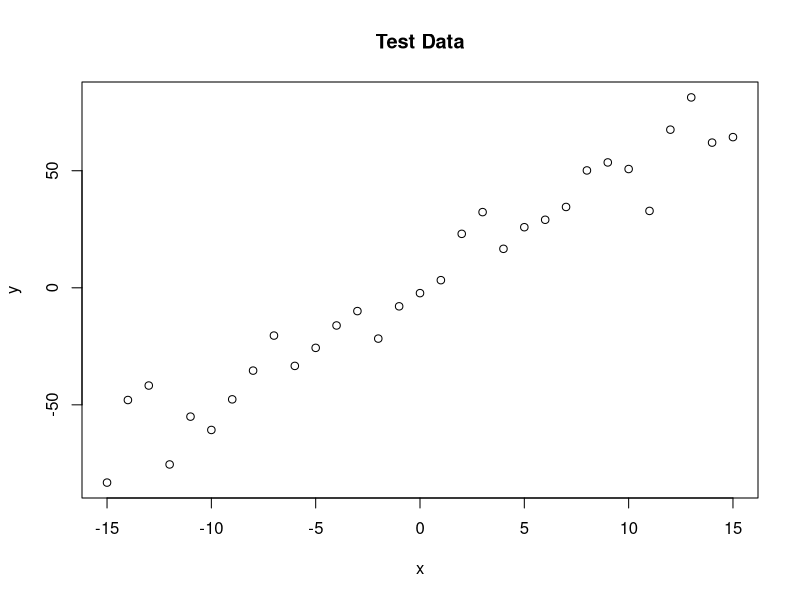
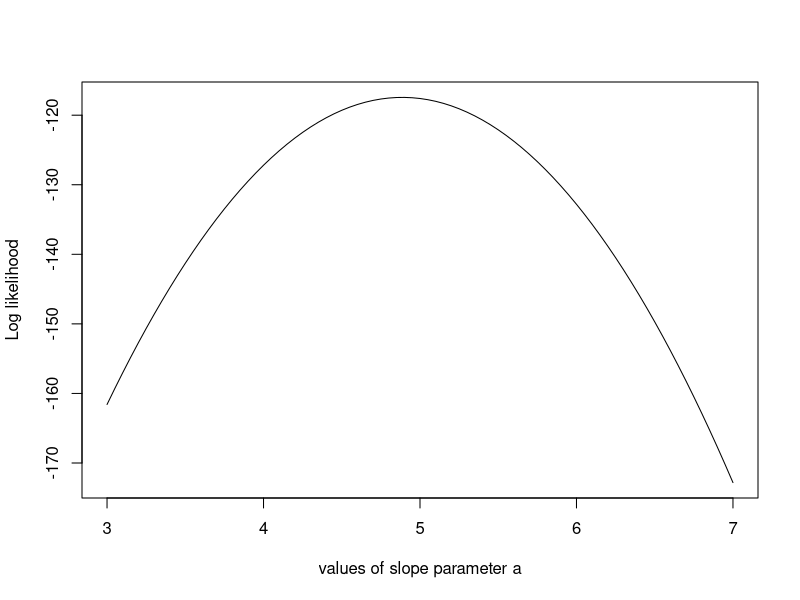
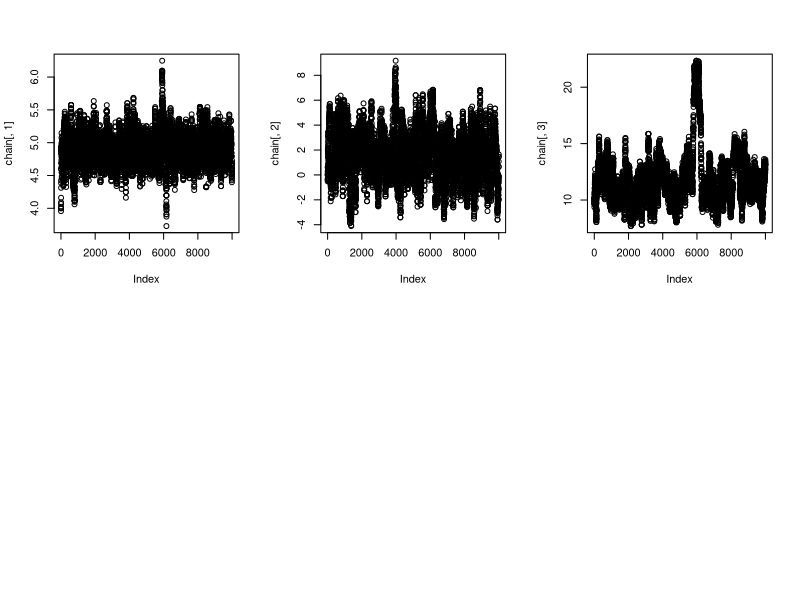

Source code (R) for these figures, in order: (Note: this script raises an error after producing the figures.)
trueA = 5
trueB = 0
trueSd = 10
sampleSize = 31

par(mfrow =c(1,1))
# create independent x-values
x =(-(sampleSize-1)/2):((sampleSize-1)/2)
# create dependent values according to ax + b + N(0,sd)
y = trueA * x + trueB + rnorm(n=sampleSize,mean=0,sd=trueSd)

plot(x,y, main="Test Data")



likelihood = function(param){
  a = param[1]
  b = param[2]
  sd = param[3]
  
  pred = a*x + b
  singlelikelihoods = dnorm(y, mean = pred, sd = sd, log = T)
  sumll = sum(singlelikelihoods)
  return(sumll)
}

# Example: plot the likelihood profile of the slope a
slopevalues = function(x){return(likelihood(c(x, trueB, trueSd)))}
slopelikelihoods = lapply(seq(3, 7, by=.05), slopevalues )
plot (seq(3, 7, by=.05), slopelikelihoods , type="l", xlab = "values of slope parameter a", ylab = "Log likelihood")



# Prior distribution
prior = function(param){
  a = param[1]
  b = param[2]
  sd = param[3]
  aprior = dunif(a, min=0, max=10, log = T)
  bprior = dnorm(b, sd = 5, log = T)
  sdprior = dunif(sd, min=0, max=30, log = T)
  return(aprior+bprior+sdprior)
}


posterior = function(param){
  return (likelihood(param) + prior(param))
}


proposalfunction = function(param){
  return(rnorm(3,mean = param, sd= c(0.1,0.5,0.3)))
}

run_metropolis_MCMC = function(startvalue, iterations){
  chain = array(dim = c(iterations+1,3))
  chain[1,] = startvalue
  for (i in 1:iterations){
    proposal = proposalfunction(chain[i,])
    
    probab = exp(posterior(proposal) - posterior(chain[i,]))
    if (runif(1) < probab){
      chain[i+1,] = proposal
    }else{
      chain[i+1,] = chain[i,]
    }
  }
  return(chain)
}

startvalue = c(4,0,10)
chain = run_metropolis_MCMC(startvalue, 10000)
par(mfrow = c(2,3))
plot(chain[,1])
plot(chain[,2])
plot(chain[,3])
dens(chain[,1])
dens(chain[,2])
dens(chain[,3])

burnIn = 5000
acceptance = 1-mean(duplicated(chain[-(1:burnIn),]))


par(mfrow = c(2,3))
hist(chain[-(1:burnIn),1],nclass=30, , main="Posterior of a", xlab="True value = red line" )
abline(v = mean(chain[-(1:burnIn),1]))
abline(v = trueA, col="red" )
hist(chain[-(1:burnIn),2],nclass=30, main="Posterior of b", xlab="True value = red line")
abline(v = mean(chain[-(1:burnIn),2]))
abline(v = trueB, col="red" )
hist(chain[-(1:burnIn),3],nclass=30, main="Posterior of sd", xlab="True value = red line")
abline(v = mean(chain[-(1:burnIn),3]) )
abline(v = trueSd, col="red" )
plot(chain[-(1:burnIn),1], type = "l", xlab="True value = red line" , main = "Chain values of a", )
abline(h = trueA, col="red" )
plot(chain[-(1:burnIn),2], type = "l", xlab="True value = red line" , main = "Chain values of b", )
abline(h = trueB, col="red" )
plot(chain[-(1:burnIn),3], type = "l", xlab="True value = red line" , main = "Chain values of sd", )
abline(h = trueSd, col="red" )

# for comparison:
summary(lm(y~x))